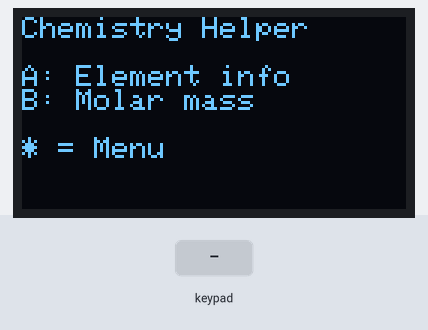
Bench run of a sketch on a simulated ESP32. Parts: 128×64 one-colour display. The inputs (shaded band) are chosen by the test bench.

Above: at 1.2 s.
1.3 s: key 'A' pressed
At 1.8 s:
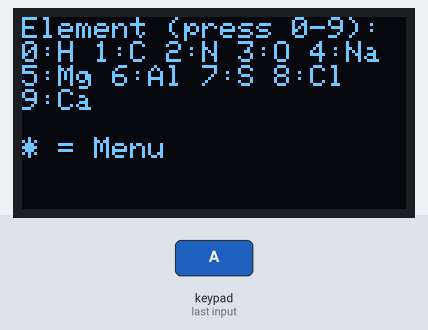
2.8 s: keypad keys 1 3 1 2 1 4 2 7 * pressed 0.4 s apart
At 3.03 s:
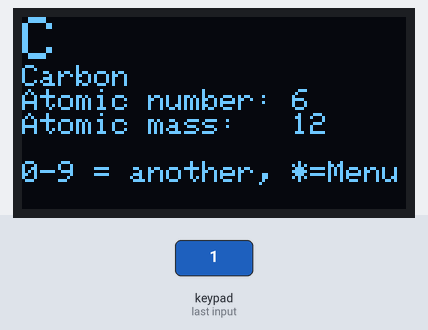
7.9 s: key 'B' pressed
At 9.1 s:
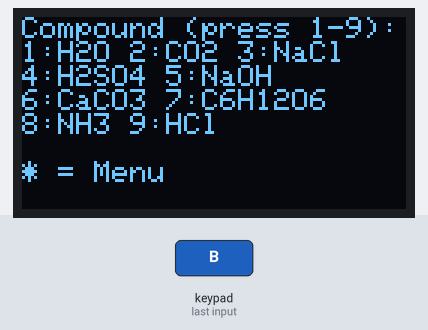
9.4 s: keypad keys 1 3 1 2 1 4 2 7 pressed 0.4 s apart
At 13.7 s:
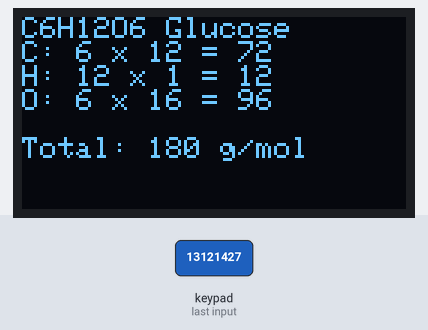
14.1 s: keypad keys 2 6 2 5 3 3 3 2 pressed 0.4 s apart
At 18.3 s:
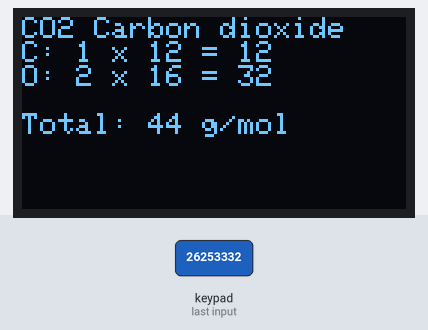
18.8 s: key '8' pressed
At 20.0 s:
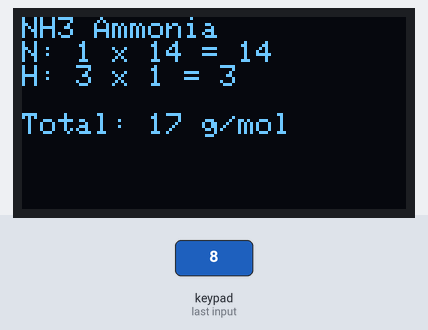
Timing chart, 0 to 21.3 s (numbered marks = the images above; inputs shaded):
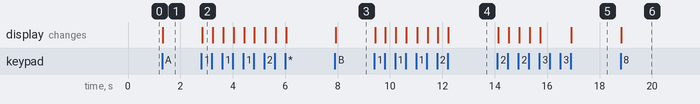

The sketch:

P10_Chemistry_Helper.ino
```cpp
#include <Wire.h>
#include <Adafruit_GFX.h>
#include <Adafruit_SSD1306.h>
#include <Keypad.h>

#define SCREEN_WIDTH 128
#define SCREEN_HEIGHT 64
Adafruit_SSD1306 display(SCREEN_WIDTH, SCREEN_HEIGHT, &Wire, -1);

const byte ROWS = 4;
const byte COLS = 4;
char keys[ROWS][COLS] = {        // <-- this is a 2D array too!
  {'1','2','3','A'},
  {'4','5','6','B'},
  {'7','8','9','C'},
  {'*','0','#','D'}
};
byte rowPins[ROWS] = {13, 12, 14, 27};
byte colPins[COLS] = {26, 25, 33, 32};
Keypad keypad = Keypad(makeKeymap(keys), rowPins, colPins, ROWS, COLS);

// ---------- ELEMENT DATA (parallel arrays, like Project 2) ----------
// Atomic masses are rounded the same way as in the SSC chemistry book.
String elementNames[10]   = {"Hydrogen", "Carbon", "Nitrogen", "Oxygen", "Sodium",
                             "Magnesium", "Aluminium", "Sulfur", "Chlorine", "Calcium"};
String elementSymbols[10] = {"H", "C", "N", "O", "Na", "Mg", "Al", "S", "Cl", "Ca"};
int atomicNumbers[10]     = {1, 6, 7, 8, 11, 12, 13, 16, 17, 20};
double atomicMasses[10]   = {1, 12, 14, 16, 23, 24, 27, 32, 35.5, 40};

// ---------- NEW: COMPOUND DATA (2D arrays) ----------
String formulas[9] = {"H2O", "CO2", "NaCl", "H2SO4", "NaOH",
                      "CaCO3", "C6H12O6", "NH3", "HCl"};
String compoundNames[9] = {"Water", "Carbon dioxide", "Table salt", "Sulfuric acid",
                           "Caustic soda", "Limestone", "Glucose", "Ammonia",
                           "Hydrogen chloride"};

// Each ROW is one compound. Each COLUMN is one element in it.
// The numbers are element indexes (0 = H, 1 = C, 3 = O ...). -1 = empty.
int compoundElements[9][3] = {
  {0,  3, -1},   // H2O:     H, O
  {1,  3, -1},   // CO2:     C, O
  {4,  8, -1},   // NaCl:    Na, Cl
  {0,  7,  3},   // H2SO4:   H, S, O
  {4,  3,  0},   // NaOH:    Na, O, H
  {9,  1,  3},   // CaCO3:   Ca, C, O
  {1,  0,  3},   // C6H12O6: C, H, O
  {2,  0, -1},   // NH3:     N, H
  {0,  8, -1}    // HCl:     H, Cl
};
// How many atoms of each element (same rows and columns as above)
int compoundCounts[9][3] = {
  {2, 1, 0},     // H2O
  {1, 2, 0},     // CO2
  {1, 1, 0},     // NaCl
  {2, 1, 4},     // H2SO4
  {1, 1, 1},     // NaOH
  {1, 1, 3},     // CaCO3
  {6, 12, 6},    // C6H12O6
  {1, 3, 0},     // NH3
  {1, 1, 0}      // HCl
};

int mode = 0;   // 0 = main menu, 1 = element list, 2 = compound list, 9 = result

void setup() {
  Serial.begin(115200);
  if (!display.begin(SSD1306_SWITCHCAPVCC, 0x3C)) {
    Serial.println("OLED not found");
    while (true);
  }
  display.setTextColor(SSD1306_WHITE);
  showMenu();
}

void loop() {
  char key = keypad.getKey();
  if (!key) return;

  if (key == '*') {                       // * = back to the main menu
    mode = 0;
    showMenu();
    return;
  }

  if (mode == 0) {
    if (key == 'A') { mode = 1; showMenu(); }
    if (key == 'B') { mode = 2; showMenu(); }
  }
  else if (mode == 1 && key >= '0' && key <= '9') {
    showElement(key - '0');
  }
  else if (mode == 2 && key >= '1' && key <= '9') {
    showCompound(key - '1');              // key 1 = compound 0
  }
}

// Prints 35.5 as "35.5" and 18 as "18"
void printNumber(double v) {
  if (v == (long)v) display.print((long)v);
  else display.print(v, 1);
}

void showMenu() {
  display.clearDisplay();
  display.setTextSize(1);
  display.setCursor(0, 0);
  if (mode == 0) {
    display.println("Chemistry Helper");
    display.println("");
    display.println("A: Element info");
    display.println("B: Molar mass");
  }
  else if (mode == 1) {
    display.println("Element (press 0-9):");
    display.println("0:H 1:C 2:N 3:O 4:Na");
    display.println("5:Mg 6:Al 7:S 8:Cl");
    display.println("9:Ca");
  }
  else if (mode == 2) {
    display.println("Compound (press 1-9):");
    display.println("1:H2O 2:CO2 3:NaCl");
    display.println("4:H2SO4 5:NaOH");
    display.println("6:CaCO3 7:C6H12O6");
    display.println("8:NH3 9:HCl");
  }
  display.println("");
  display.println("* = Menu");
  display.display();
}

void showElement(int i) {
  display.clearDisplay();
  display.setTextSize(2);
  display.setCursor(0, 0);
  display.println(elementSymbols[i]);
  display.setTextSize(1);
  display.println(elementNames[i]);
  display.print("Atomic number: ");
  display.println(atomicNumbers[i]);
  display.print("Atomic mass:   ");
  printNumber(atomicMasses[i]);
  display.println("");
  display.println("");
  display.println("0-9 = another, *=Menu");
  display.display();
}

void showCompound(int c) {
  display.clearDisplay();
  display.setTextSize(1);
  display.setCursor(0, 0);
  display.print(formulas[c]);
  display.print(" ");
  display.println(compoundNames[c]);

  double total = 0;
  for (int col = 0; col < 3; col++) {             // visit each column of row c
    int e = compoundElements[c][col];
    int n = compoundCounts[c][col];
    if (e == -1) continue;                        // empty place: skip it
    double part = n * atomicMasses[e];
    total += part;
    display.print(elementSymbols[e]);              // e.g.  "O: 4 x 16 = 64"
    display.print(": ");
    display.print(n);
    display.print(" x ");
    printNumber(atomicMasses[e]);
    display.print(" = ");
    printNumber(part);
    display.println("");
  }
  display.println("");
  display.print("Total: ");
  printNumber(total);
  display.println(" g/mol");
  display.display();
}
```

Measured:
- after the input at 1.3 s, the display: changes at once (image 1)
- after the input at 2.8 s, the display: changes at once (image 2)
- after the input at 7.9 s, the display: changes at once (image 3)
- after the input at 9.4 s, the display: first changes at once (image 4 shows a later state)
- after the input at 14.1 s, the display: changes at once (image 5)
- after the input at 18.8 s, the display: changes at once (image 6)
